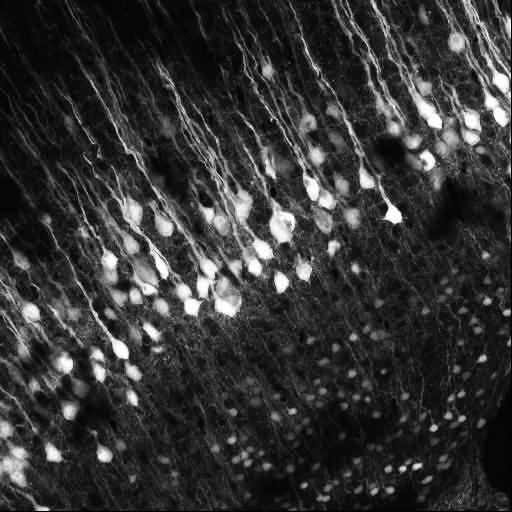
#> input picture data/cells.png, 512 x 512 px
$ jupyter execute deconvolution.ipynb
#> lines starting #> are read from the running program, lines starting #| are printed output that depends on the picture
# [Lab Session 4](deconvolution.ipynb)

[cell 1]
import numpy as np
import matplotlib.pyplot as plt

from skimage.restoration import wiener
from scipy.signal import convolve2d as conv
from scipy.stats import multivariate_normal as multi_normal

np.random.seed(0)

Load the image.

[cell 2]
img = plt.imread('data/cells.png')[128:384, 128:384]
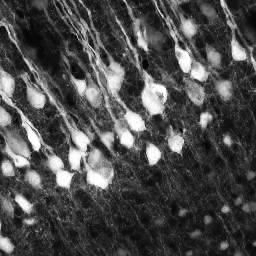
#> img: shape (256, 256) float32; min 0, max 1, mean 0.298
plt.imshow(img, 'gray')

**[Task 1.]()** Apply the following PSF to the image and then display it.

[cell 3]
psf_size = 10
psf = np.ones((psf_size, psf_size)) / psf_size ** 2 # PSF = Point Spread Function — beschreibt, wie ein idealer Punkt im Objekt durch das Aufnahme‑/Abbildungsystem verteilt (verschwommen) wird.

conv_img_uni  = conv(img, psf, mode='same', boundary='symm') # → Bild wird mit PSF gefaltet; mode='same' gibt Bildgröße zurück; boundary='symm' spiegelt Ränder zur Randbehandlung.

plt.imshow(conv_img_uni, 'gray')
plt.show()

**[Task 2.]()** Have a look at the Gaussian PSF which is not uniformly distributed. Apply it to the image.

[cell 4]
def create_psf(size):
    factor = size * 1.8
    x, y = np.mgrid[0:size:1, 0:size:1]
    pos = np.empty(x.shape + (2,))
    pos[:, :, 0] = x
    pos[:, :, 1] = y
    rv = multi_normal([int(size / 2), (int(size / 2))], [[factor * 1., factor * 1.2], [factor * .5, factor * .7]])
    return rv.pdf(pos)

plt.imshow(create_psf(psf_size), 'gray')
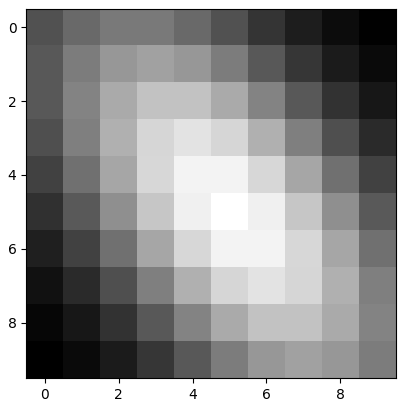
#> figure drawn by matplotlib, 1 panel

Apply the second psf to the image:

[cell 5]
conv_img_gauss  = conv(img, create_psf(psf_size), mode='same', boundary='symm')

plt.imshow(conv_img_gauss, 'gray')
plt.show()

**[Task 3.]()** Implement a reusable function that performs the Richardson-Lucy deconvolution.

[cell 6]
def richardson_lucy_deconvolution(image, psf, n_iterations):
#> called with psf = array of shape (10, 10), n_iterations = 100
    img_deconv = np.full(image.shape, 0.5)
    psf_flipped = np.flip(psf) # psf_flipped = np.flip(psf) (P* in Formel).

    for _ in range(n_iterations):
        img_deconv = img_deconv * (conv(image / conv(img_deconv, psf, mode='same', boundary='symm'), psf_flipped, mode='same', boundary='symm')) # h(t+1) = h(t) · (g / (h(t) ∗ P)) ∗ P*

# h(t) = deconvolvierte Schätzung des Originalbildes bei Iteration t
# g = verschwommenes Eingabebild (beobachtete Daten)
# P = Point Spread Function (PSF, der "Blur-Kernel")
# P* = flip(P), die gespiegelte PSF
# ∗ = Faltungsoperation (convolution)
# / = elementweise Division
# · = elementweise Multiplikation

    img_deconv = img_deconv.clip(0,1)
    return img_deconv

**[Task 4.]()** Apply the Richardson-Lucy deconvolution to the blurred image.

[cell 7]
# Restore the image using your IDFT function and display it
deconv_img = richardson_lucy_deconvolution(conv_img_gauss, create_psf(psf_size), 100)

# Display the original, the blurred, and the restored image side by
# side. Try different values for the number of iterations for the R-L algorithm

plt.figure(figsize=(12, 4))
plt.subplot(1, 3, 1)
plt.title('Original Image')
plt.imshow(img, 'gray')
plt.subplot(1, 3, 2)
plt.title('Blurred Image')
plt.imshow(conv_img_gauss, 'gray')
plt.subplot(1, 3, 3)
plt.title('Restored Image')
plt.imshow(deconv_img, 'gray')
plt.show()

[cell 8]
# [14 lines of commented-out code are left out]

**[Task 5.]()** Add noise to the image, use the R-L deconvolution again.

[cell 9]
noise = (np.random.normal(loc=0,size=img.shape))
reduce_factor = 5
noise = noise / reduce_factor

[cell 10]
# Add white noise to the blurred image generated in Task 2 as an additive com-
# ponent (the white noise is already generated in the notebook). To ensure that
# the image intensities remain in the interval [0, 1] remember to perform intensity
# clipping after adding the noise. Repeat the R-L deconvolution for the noisy im-
# age and display the result as before. Try a different noise level by changing the
# variable reduce_factor (larger values correspond to lower noise levels).

noisy_blurred_img = conv_img_gauss + noise
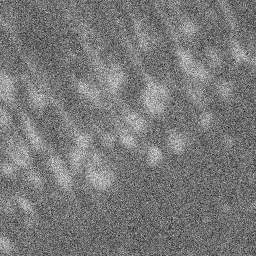
#> noisy_blurred_img: shape (256, 256) float64; min -0.83, max 1.34, mean 0.201; drawn with min black and max white
noisy_blurred_img = noisy_blurred_img.clip(0,1)
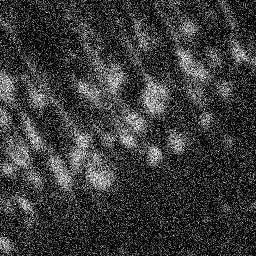
#> noisy_blurred_img: shape (256, 256) float64; min 0, max 1, mean 0.225

deconv_noisy_img = richardson_lucy_deconvolution(noisy_blurred_img, create_psf(psf_size), 100)

plt.figure(figsize=(12, 4))
plt.subplot(1, 3, 1)
plt.title('Original Image')
plt.imshow(img, 'gray')
plt.subplot(1, 3, 2)
plt.title('Noisy Blurred Image')
plt.imshow(noisy_blurred_img, 'gray')
plt.subplot(1, 3, 3)
plt.title('Restored Image from Noisy')
plt.imshow(deconv_noisy_img, 'gray')
plt.show()

**[Task 6.]()** Compare your R-L implementation to a wiener deconvolution.

[cell 11]
# Compare the result of your R-L implementation to that of the Wiener deconvo-
# lution, which you can use by wiener(img_psf, psf, balance=2, clip=True).
# The corresponding function wiener is pre-implemented. Display the original
# image beside the R-L reconstruction and the Wiener reconstruction. – Hint: You
# can try different values for the parameter balance to achieve better results.

wiener_deconv_img = wiener(noisy_blurred_img, create_psf(psf_size), balance=0.1, clip=True)
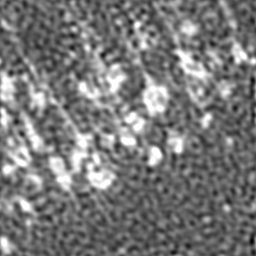
#> wiener_deconv_img: shape (256, 256) float64; min -0.275, max 1, mean 0.332; drawn with min black and max white

plt.figure(figsize=(12, 4))
plt.subplot(1, 3, 1)
plt.title('Original Image')
plt.imshow(img, 'gray')
plt.subplot(1, 3, 2)
plt.title('R-L Deconvolution')
plt.imshow(deconv_noisy_img, 'gray')
plt.subplot(1, 3, 3)
plt.title('Wiener Deconvolution')
plt.imshow(wiener_deconv_img, 'gray')
plt.show()

**[Task 7.]()** Repeat Tasks 4–6 using a smaller value for the size of the PSF.

[cell 12]
# Repeat tasks 4-6 using a smaller value for the size of the PSF (e.g., 5).
deconv_img = richardson_lucy_deconvolution(conv_img_gauss, create_psf(5), 100)
plt.figure(figsize=(12, 4))
plt.subplot(1, 3, 1)
plt.title('Original Image')
plt.imshow(img, 'gray')
plt.subplot(1, 3, 2)
plt.title('Blurred Image with smaller PSF')
plt.imshow(conv_img_gauss, 'gray')
plt.subplot(1, 3, 3)
plt.title('Restored Image')
plt.imshow(deconv_img, 'gray')
plt.show()

deconv_noisy_img = richardson_lucy_deconvolution(noisy_blurred_img, create_psf(5), 100)
#> call 4 of richardson_lucy_deconvolution, with psf = array of shape (5, 5), n_iterations = 100
#> after the loop in richardson_lucy_deconvolution (call 4), `for _ in range(n_iterations):`:
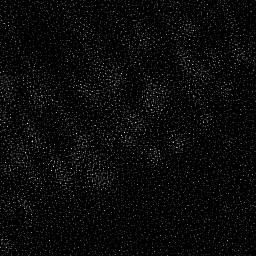
#> img_deconv: shape (256, 256) float64; min 1.53e-32, max 6.34, mean 0.225; drawn with min black and max white
plt.figure(figsize=(12, 4))
plt.subplot(1, 3, 1)
plt.title('Original Image')
plt.imshow(img, 'gray')
plt.subplot(1, 3, 2)
plt.title('Noisy Blurred Image with smaller PSF')
plt.imshow(noisy_blurred_img, 'gray')
plt.subplot(1, 3, 3)
plt.title('Restored Image from Noisy')
plt.imshow(deconv_noisy_img, 'gray')
plt.show()

wiener_deconv_img = wiener(noisy_blurred_img, create_psf(5), balance=0.1, clip=True)
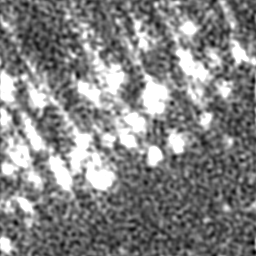
#> wiener_deconv_img: shape (256, 256) float64; min -0.0902, max 1, mean 0.474; drawn with min black and max white
plt.figure(figsize=(12, 4))
plt.subplot(1, 3, 1)
plt.title('Original Image')
plt.imshow(img, 'gray')
plt.subplot(1, 3, 2)
plt.title('R-L Deconvolution with smaller PSF')
plt.imshow(deconv_noisy_img, 'gray')
plt.subplot(1, 3, 3)
plt.title('Wiener Deconvolution with smaller PSF')
plt.imshow(wiener_deconv_img, 'gray')
plt.show()

**[Task 8.]()** Use a wrong PSF to restore the image

[cell 13]
# Try using a “wrong” PSF for the R-L deconvolution and observe the impact.
# Display both, the R-L reconstruction using the uniform PSF for the image blurred
# with the Gaussian PSF, and the other way round.
deconv_wrong_psf1 = richardson_lucy_deconvolution(conv_img_gauss, psf, 100)
#> after the loop in richardson_lucy_deconvolution (call 5), `for _ in range(n_iterations):`:
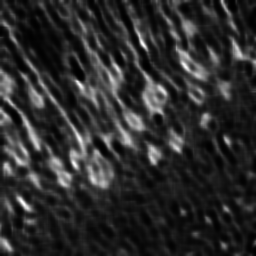
#> img_deconv: shape (256, 256) float64; min 0.00107, max 1.14, mean 0.201; drawn with min black and max white
deconv_wrong_psf2 = richardson_lucy_deconvolution(conv_img_uni, create_psf(psf_size), 100)
#> after the loop in richardson_lucy_deconvolution (call 6), `for _ in range(n_iterations):`:
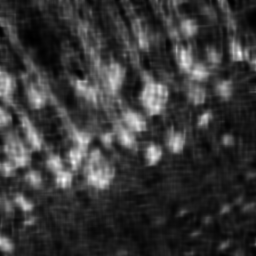
#> img_deconv: shape (256, 256) float64; min 0.0219, max 1.27, mean 0.297; drawn with min black and max white
#> in richardson_lucy_deconvolution (call 6), `img_deconv = img_deconv.clip(0,1)`:
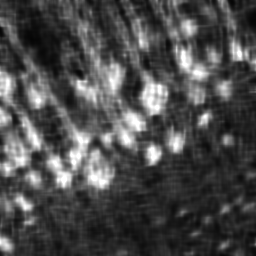
#> img_deconv: shape (256, 256) float64; min 0.0219, max 1, mean 0.297

plt.figure(figsize=(12, 4))
plt.subplot(1, 2, 1)
plt.title('R-L Deconvolution Gaussian Blurred Image + Uniform PSF')
plt.imshow(deconv_wrong_psf1, 'gray')
plt.subplot(1, 2, 2)
plt.title('R-L Deconvolution Uniform Blurred Image + Gaussian PSF')
plt.imshow(deconv_wrong_psf2, 'gray')
plt.show()
